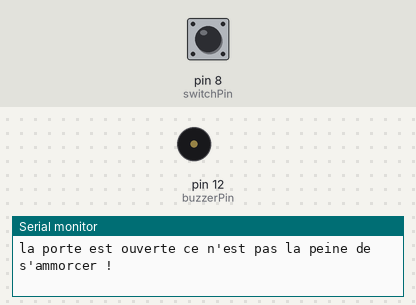
Recording of a sketch running on a simulated Arduino Uno, built with avr-gcc and run on an emulated ATmega328P. Shown: buzzer (waves = sounding), the last lines printed to the serial monitor. The inputs (shaded band) are chosen by the test bench; at power-on: pin 8 (switchPin) LOW.

Above: at 6.8 s.
6.9 s: pin 8 (switchPin) pulled HIGH for 2.6 s
At 10.6 s:
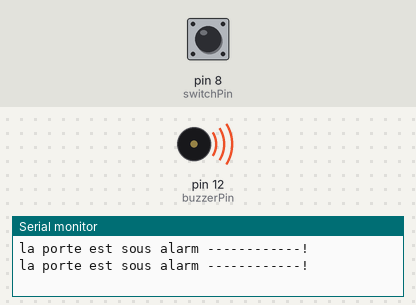
Timing chart, 0 to 23.1 s (numbered marks = the images above; inputs shaded):
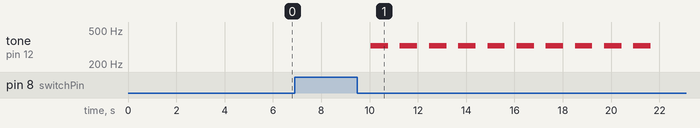

The sketch:

sketch_mar10a_rfid_3_2.ino
```cpp
// (licence header left out)
#include <SoftwareSerial.h>

#define rxPin 2
#define txPin 3
#define ARR_LEN 8

const int DISPLAY_TIME = 100; // In milliseconds

const int switchPin = 8;
const int redLedPin = 9;
const int greenLedPin = 10;
const int blueLedPin = 11;
const int buzzerPin = 12;

int red = 0;
int green = 1;
int blue = 2;


int redIntensity = 0;
int greenIntensity = 0;
int blueIntensity = 0;

char code[20];
int val = 0;
int bytesread = 0;
String masterTag = "0100C1A6B3@5";
String targetTag[ARR_LEN] = { "0100C216B500" , "0100C201E567" } ;//, "0100C20086K5" , "0100C18E89CL" };

//------------------------------------
//create a Serial object RFID
SoftwareSerial RFID= SoftwareSerial(rxPin, txPin);


void setup(){
  Serial.begin(9600);
  Serial.println("Serial Ready");
  RFID.begin(9600);
  Serial.println("RFID Ready");
  pinMode(rxPin, INPUT);
  pinMode(txPin, OUTPUT);
  pinMode(buzzerPin, OUTPUT);
  pinMode(switchPin, INPUT);  //pinMode(ledPin, OUTPUT);
}


void loop(){

  delay(2000);

  if(digitalRead(switchPin) == 1){

    do{
      delay(1000);
      String readedTag = readCard();   //    read 12 digit code
      if(readedTag != "none" ){                // if 12 digit read is complete
	boolean stateTag = testTag(readedTag);
	if(stateTag){
	  Serial.println("l'alarm est deconnéctée pendant 5s");
	  //delay(5000);
	  break;
	}
      }

      Serial.println("la porte est sous alarm ------------!");
    } while(digitalRead(switchPin) == 1);

    if(digitalRead(switchPin) == 0){
      alarm();
    }
  } else {
    Serial.println("la porte est ouverte ce n'est pas la peine de s'ammorcer ! ");
  }

}

boolean card(){

}

boolean testTag(String tag){
  boolean validCard = false;
  if(tag == masterTag){
    Serial.println("ok master Tag reconnu -------------!!!!");
    signal(blue);
    validCard = true;
  }

  for( int i = 0 ; i < ARR_LEN ; i++ ){
    if( tag == targetTag[i] ){
      signal(green);
      validCard = true;
      //Serial.println("ok Tag reconnu !");
      delay( 100 );
      break;
    }
  }
  if(validCard != true ) {
    Serial.println("Tag non reconnu !");
      signal(red);
    }
  return validCard;
}


String readCard(){
  val = 0;
  bytesread = 0;
  int readyToRead = 0;

  while(bytesread < 12) {
    val = RFID.read();
    if(val == 3) { // if header or stop bytes before the 10 digit reading
      break; // stop reading
    }

    if(val != 2) {
      code[bytesread] = val; // add the digit
      bytesread++; // ready to read next digit
      code[bytesread] = '\0'; // add the NULL
      if(val != -1) {
	readyToRead++;
      }
    }
  }
  //debugTag();
  String tag = code;    // Maintenant on a une chaine de caractère plus facile à tester
  if(bytesread >= 12 && readyToRead == 12){
    return tag;
  } else {
    tag = "none";
    return tag;
  }
}


void signal(int color){

  int colorLed[] = { redLedPin , greenLedPin , blueLedPin };
  analogWrite(colorLed[color], greenIntensity <= 255);
  if (color == 0 ) {
    for (long i = 0 ; i < 20000L ; i += 3038 ) {
      digitalWrite(buzzerPin , HIGH);
      delayMicroseconds(1519);
      digitalWrite(buzzerPin , LOW);
      delayMicroseconds(1519);
    }
  } else {
    delay(DISPLAY_TIME);
  }
  analogWrite(colorLed[color], LOW);
  delay(DISPLAY_TIME);

}


void alarm(){

for (int i = 0; i < 10; ++i)
  {
    for (long j = 0 ; j < 700000L ; j += 3038 ) {
    digitalWrite(buzzerPin , HIGH);
    delayMicroseconds(1519);
    digitalWrite(buzzerPin , LOW);
    delayMicroseconds(1519);
    }
    delay(500);
    Serial.println("!!!!!!!!!!!!!---------------ALARM-----------------!!!!!!!!!!!!!!!!!");
    String readedTag = readCard();   //    read 12 digit code
    if(readedTag != "none" ){                // if 12 digit read is complete
      boolean stateTag = testTag(readedTag);
      if(stateTag){
	Serial.println("Carte détéctée.........j'arrête l'alarm !");
	break;
      }
    }
  }
}


/* void debugTag () { */
/*   Serial.print("Tag: ["); */

/*   for(int i=0; code[i]!='\0' ; i++) { */
/*     Serial.print(code[i]);  */
/*   } */

/*   Serial.println("]"); //print the whole 13 bytes */
/*   Serial.println(readedTag); */
/* } */
```

Measured:
- after the input at 6.9 s, tone on pin 12 (buzzerPin): alternates 326 Hz for 0.72 s and silent for 0.49 s, 20 changes in all, then stays silent, starting after 3.1 s
